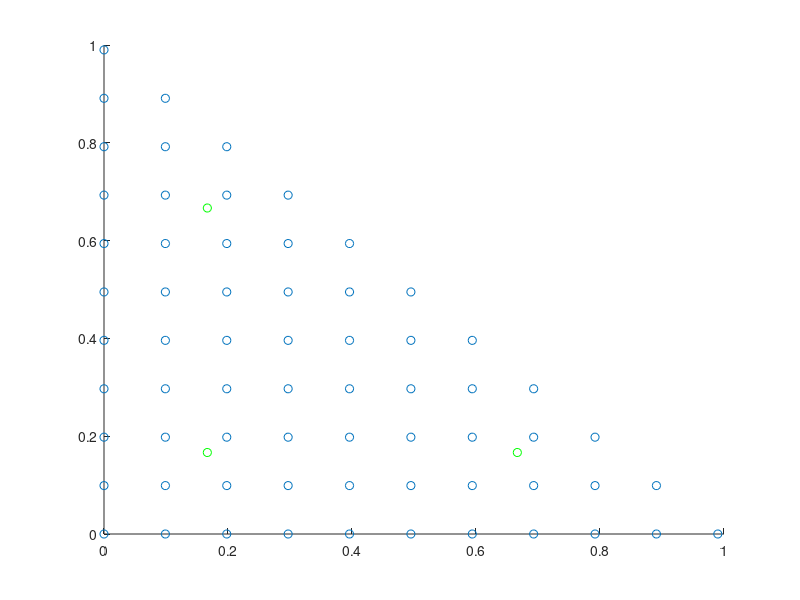
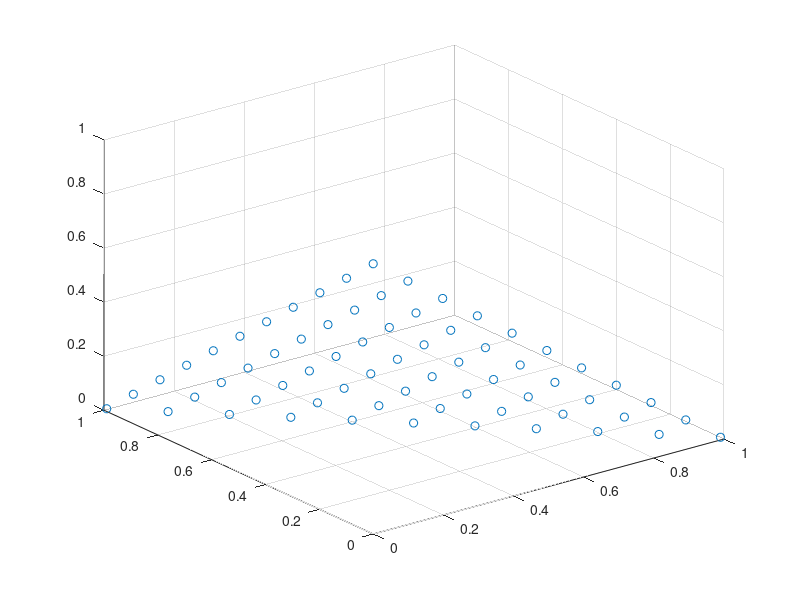

MATLAB code for these plots, in order: (Note: this script raises an error after producing the figures.)
% see the transformation from ref to real for the basis elements
clear
%generate v,u cordinates
% 
res = 0.099;
point = [0,0];

q2u = [[6.666666666666667e-01, ...
        1.666666666666667e-01]; ...
       [1.666666666666667e-01, ...
        6.666666666666667e-01]; ...
       [1.666666666666667e-01, ...
        1.666666666666667e-01]]';

u = [];
v = [];
while point(1) < 1
    while point(2) < (1-point(1))
        u = [u, point(1)];
        v = [v, point(2)];
        point(2) = point(2) + res;
    end
    point(1) = point(1) + res;
    point(2) = 0;
end


figure(1), clf
scatter(u,v); hold on
scatter(q2u(1,:),q2u(2,:),'g')


figure(2), clf
phi1 = 1-u-v;
phi2 = u;
phi3 = v;

phi1In = 1-q2u(1,:)-q2u(2,:);
phi2In = q2u(1,:);
phi3In = q2u(2,:);

scatter3(u,v,phi1)
sgtitle("phi")

scale = 0.05;
figure(3), clf
gPhi1 = [-1*ones(length(u),1) , -1*ones(length(v),1)]';
gPhi2 = [1*ones(length(u),1) , 0*ones(length(v),1)]';
gPhi3 = [0*ones(length(u),1) , 1*ones(length(v),1)]';

gPhi1In = [-1*ones(length(q2u(1,:)),1) , -1*ones(length(q2u(2,:)),1)]';
gPhi2In = [ 1*ones(length(q2u(1,:)),1)  , 0*ones(length(q2u(2,:)),1)]';
gPhi3In = [ 0*ones(length(q2u(1,:)),1)  , 1*ones(length(q2u(2,:)),1)]';

subplot(3,1,1)
quiver(u,v, gPhi1(1,:)*scale , gPhi1(2,:)*scale , 'Autoscale', 'off' ); hold on
quiver(q2u(1,:),q2u(2,:),gPhi1In(1,:)*scale,gPhi1In(2,:)*scale, 'Autoscale', 'off' ,'color','g')
subplot(3,1,2)
quiver(u,v,gPhi2(1,:)*scale,gPhi2(2,:)*scale, 'Autoscale', 'off' ), hold on
quiver(q2u(1,:),q2u(2,:),gPhi2In(1,:)*scale,gPhi2In(2,:)*scale, 'Autoscale', 'off' ,'color','g')
subplot(3,1,3)
quiver(u,v,gPhi3(1,:)*scale,gPhi3(2,:)*scale, 'Autoscale', 'off' ), hold on
quiver(q2u(1,:),q2u(2,:),gPhi3In(1,:)*scale,gPhi3In(2,:)*scale, 'Autoscale', 'off' ,'color','g')

sgtitle("gradiat of phi")

%N
figure(4), clf
N1 = phi1.*gPhi2-phi2.*gPhi1;
N2 = phi2.*gPhi3-phi3.*gPhi2;
N3 = phi3.*gPhi1-phi1.*gPhi3;

N1In = phi1In.*gPhi2In-phi2In.*gPhi1In;
N2In = phi2In.*gPhi3In-phi3In.*gPhi2In;
N3In = phi3In.*gPhi1In-phi1In.*gPhi3In;


subplot(3,1,1)
quiver(u,v,N1(1,:)*scale,N1(2,:)*scale,'Autoscale', 'off'), hold on
quiver(q2u(1,:),q2u(2,:),N1In(1,:)*scale,N1In(2,:)*scale,'Autoscale', 'off')
subplot(3,1,2)
quiver(u,v,N2(1,:)*scale,N2(2,:)*scale,'Autoscale', 'off'), hold on
quiver(q2u(1,:),q2u(2,:),N2In(1,:)*scale,N2In(2,:)*scale,'Autoscale', 'off')
subplot(3,1,3)
quiver(u,v,N3(1,:)*scale,N3(2,:)*scale,'Autoscale', 'off'), hold on
quiver(q2u(1,:),q2u(2,:),N3In(1,:)*scale,N3In(2,:)*scale,'Autoscale', 'off')

sgtitle("N functions")

%n x N (S)
figure(5), clf
S1 = [-(phi1.*gPhi2(2,:)-phi2.*gPhi1(2,:)); (phi1.*gPhi2(1,:)-phi2.*gPhi1(1,:))] ;
S2 = [-(phi2.*gPhi3(2,:)-phi3.*gPhi2(2,:)); (phi2.*gPhi3(1,:)-phi3.*gPhi2(1,:))] ; 
S3 = [-(phi3.*gPhi1(2,:)-phi1.*gPhi3(2,:)); (phi3.*gPhi1(1,:)-phi1.*gPhi3(1,:))] ;
col = [0.75,0.75,0.75];
subplot(3,1,1)
quiver(u,v,N1(1,:),N1(2,:),'color',col), hold on
quiver(u,v,S1(1,:),S1(2,:))
subplot(3,1,2)
quiver(u,v,N2(1,:),N2(2,:),'color',col), hold on
quiver(u,v,S2(1,:),S2(2,:))
subplot(3,1,3)
quiver(u,v,N3(1,:),N3(2,:),'color',col), hold on
quiver(u,v,S3(1,:),S3(2,:))


sgtitle("S functions")
% usnn{1} = [-up{2}*ug{1}(1)+up{1}*ug{2}(1); -up{2}*ug{1}(2)+up{1}*ug{2}(2); 0,0,0];
% usnn{2} = [-up{2}*ug{3}(1)+up{2}*ug{3}(1); -up{2}*ug{3}(2)+up{2}*ug{3}(2); 0,0,0];
% usnn{3} = [-up{3}*ug{1}(1)+up{1}*ug{3}(1); -up{3}*ug{1}(2)+up{1}*ug{3}(2); 0,0,0];
%(n x S)
figure(6), clf
nS1 = [-phi1.*gPhi2(1,:)+phi2.*gPhi1(1,:); -phi1.*gPhi2(2,:)+phi2.*gPhi1(2,:)] ;
nS2 = [-phi2.*gPhi3(1,:)+phi3.*gPhi2(1,:); -phi2.*gPhi3(2,:)+phi3.*gPhi2(2,:)] ; %fix in code
nS3 = [-phi3.*gPhi1(1,:)+phi1.*gPhi3(1,:); -phi3.*gPhi1(2,:)+phi1.*gPhi3(2,:)] ;
subplot(3,1,1)
quiver(u,v,S1(1,:),S1(2,:),'color',col), hold on
quiver(u,v,nS1(1,:),nS1(2,:))
subplot(3,1,2)
quiver(u,v,S2(1,:),S2(2,:),'color',col), hold on
quiver(u,v,nS2(1,:),nS2(2,:))
subplot(3,1,3)
quiver(u,v,S3(1,:),S3(2,:),'color',col), hold on
quiver(u,v,nS3(1,:),nS3(2,:))

sgtitle("n x S functions")

%%
figure(7), clf, hold on
a = 10;
ranTri = rand(2,3)*a;
subplot(1,1,1)
plot([0,0,a,a,0],[0,a,a,0,0])
plot([ranTri(1,:),ranTri(1,1)],[ranTri(2,:),ranTri(2,1)])

scale = 0.4;
res = 0.5;
x = 0:res:a;
y = 0:res:a;
[x,y] = meshgrid(x,y);
q = zeros(size(y));
w = sin((pi*x)./a);
quiver(x,y,q*scale,w*scale,'Autoscale', 'off')

%q2u = [0,0;1,0;0,1]';

q2uTx = ranTri(1,1)+(ranTri(1,2)-ranTri(1,1))*q2u(2,:)+(ranTri(1,3)-ranTri(1,1))*q2u(1,:);
q2uTy = ranTri(2,1)+(ranTri(2,2)-ranTri(2,1))*q2u(2,:)+(ranTri(2,3)-ranTri(2,1))*q2u(1,:);
scatter(q2uTx,q2uTy,'x');

qIn = zeros(size(q2uTx));
%wIn = [1,1,1];
wIn = sin(pi*q2uTx/a);

quiver(q2uTx,q2uTy,qIn*scale,wIn*scale,'g','Autoscale', 'off')

xlim([-1,11])
ylim([-1,11])


% ipTmp = sum([qIn; wIn; qIn]);
% ipTmp * q2w' * det_jac;
%  
ug{1} = [-1 -1]';
ug{2} = [+1 0]';
ug{3} = [0 +1]';

xyz = [ranTri;0,0,0];
%Jacobian
jac = zeros(3);
for iIdx = 1:3
    jac = jac ...
        + [xyz(1,iIdx)*ug{iIdx}', 0; ...
           xyz(2,iIdx)*ug{iIdx}', 0; ...
           xyz(3,iIdx)*ug{iIdx}', 0]';
end
jac(3,3) = 1;
%hige res points in triangle

jacU = zeros(3);
jacU = [xyz(1,3)-xyz(1,1), xyz(1,2)-xyz(1,1); ...
        xyz(2,3)-xyz(2,1), xyz(2,2)-xyz(2,1)];

q2w = [1.666666666666667e-01; ...
       1.666666666666667e-01; ...
       1.666666666666667e-01]';
   
   
%Tx = ranTri(1,1)+(ranTri(1,2)-ranTri(1,1))*u+(ranTri(1,3)-ranTri(1,1))*v;
%Ty = ranTri(2,1)+(ranTri(2,2)-ranTri(2,1))*u+(ranTri(2,3)-ranTri(2,1))*v;

%scatter(Tx,Ty,'x')

Area = 1/2*abs(xyz(1,1)*(xyz(2,2)-xyz(2,3))+ xyz(1,2)*(xyz(2,3)-xyz(2,1)) + xyz(1,3)*(xyz(2,1)-xyz(2,2)));
Area_estimate = [1,1,1]*q2w'*det(jac);
fprintf("Area: %f\n",Area);
fprintf("Det_jac: %f\n",det(jac))
fprintf("Det_jac*0.5: %f\n",det(jac)*0.5)
fprintf("estimat: %f\n",Area_estimate);
fprintf("Area/estimat: %f\n",Area/Area_estimate);
fprintf("estimat/Area: %f\n",Area_estimate/Area);

% 
% num_of_points = 100;
% Area_pr_point = Area/100;
% 
% sum(points*Area_pr_point)
